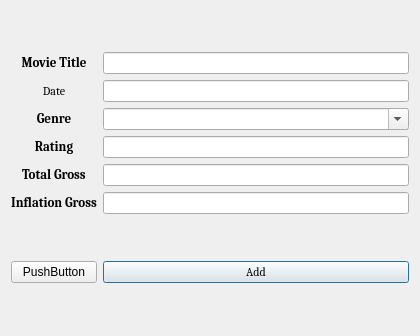
<?xml version="1.0" encoding="UTF-8"?>
<ui version="4.0">
 <class>Dialog</class>
 <widget class="QDialog" name="Dialog">
  <property name="geometry">
   <rect>
    <x>0</x>
    <y>0</y>
    <width>420</width>
    <height>336</height>
   </rect>
  </property>
  <property name="windowTitle">
   <string>Dialog</string>
  </property>
  <layout class="QGridLayout" name="gridLayout">
   <item row="0" column="0">
    <layout class="QVBoxLayout" name="verticalLayout">
     <item>
      <widget class="QLabel" name="label_2">
       <property name="font">
        <font>
         <family>Cambria</family>
        </font>
       </property>
       <property name="frameShape">
        <enum>QFrame::NoFrame</enum>
       </property>
       <property name="text">
        <string>&lt;html&gt;&lt;head/&gt;&lt;body&gt;&lt;p align=&quot;center&quot;&gt;&lt;span style=&quot; font-size:10pt; font-weight:600;&quot;&gt;Movie Title&lt;/span&gt;&lt;/p&gt;&lt;/body&gt;&lt;/html&gt;</string>
       </property>
      </widget>
     </item>
     <item>
      <widget class="QLabel" name="label">
       <property name="font">
        <font>
         <family>Cambria</family>
        </font>
       </property>
       <property name="text">
        <string>&lt;html&gt;&lt;head/&gt;&lt;body&gt;&lt;p align=&quot;center&quot;&gt;Date&lt;/p&gt;&lt;/body&gt;&lt;/html&gt;</string>
       </property>
      </widget>
     </item>
     <item>
      <widget class="QLabel" name="label_3">
       <property name="font">
        <font>
         <family>Cambria</family>
        </font>
       </property>
       <property name="text">
        <string>&lt;html&gt;&lt;head/&gt;&lt;body&gt;&lt;p align=&quot;center&quot;&gt;&lt;span style=&quot; font-size:10pt; font-weight:600;&quot;&gt;Genre&lt;/span&gt;&lt;/p&gt;&lt;/body&gt;&lt;/html&gt;</string>
       </property>
      </widget>
     </item>
     <item>
      <widget class="QLabel" name="label_4">
       <property name="font">
        <font>
         <family>Cambria</family>
        </font>
       </property>
       <property name="text">
        <string>&lt;html&gt;&lt;head/&gt;&lt;body&gt;&lt;p align=&quot;center&quot;&gt;&lt;span style=&quot; font-size:10pt; font-weight:600;&quot;&gt;Rating&lt;/span&gt;&lt;/p&gt;&lt;/body&gt;&lt;/html&gt;</string>
       </property>
      </widget>
     </item>
     <item>
      <widget class="QLabel" name="label_5">
       <property name="font">
        <font>
         <family>Cambria</family>
        </font>
       </property>
       <property name="text">
        <string>&lt;html&gt;&lt;head/&gt;&lt;body&gt;&lt;p align=&quot;center&quot;&gt;&lt;span style=&quot; font-size:10pt; font-weight:600;&quot;&gt;Total Gross&lt;/span&gt;&lt;/p&gt;&lt;/body&gt;&lt;/html&gt;</string>
       </property>
      </widget>
     </item>
     <item>
      <widget class="QLabel" name="label_6">
       <property name="font">
        <font>
         <family>Cambria</family>
        </font>
       </property>
       <property name="text">
        <string>&lt;html&gt;&lt;head/&gt;&lt;body&gt;&lt;p align=&quot;center&quot;&gt;&lt;span style=&quot; font-size:10pt; font-weight:600;&quot;&gt;Inflation Gross&lt;/span&gt;&lt;/p&gt;&lt;/body&gt;&lt;/html&gt;</string>
       </property>
      </widget>
     </item>
    </layout>
   </item>
   <item row="0" column="1">
    <layout class="QVBoxLayout" name="verticalLayout_2">
     <item>
      <widget class="QLineEdit" name="lineEdit"/>
     </item>
     <item>
      <widget class="QLineEdit" name="lineEdit_2"/>
     </item>
     <item>
      <widget class="QComboBox" name="comboBox">
       <property name="editable">
        <bool>true</bool>
       </property>
      </widget>
     </item>
     <item>
      <widget class="QLineEdit" name="lineEdit_4"/>
     </item>
     <item>
      <widget class="QLineEdit" name="lineEdit_5"/>
     </item>
     <item>
      <widget class="QLineEdit" name="lineEdit_6"/>
     </item>
    </layout>
   </item>
   <item row="1" column="1">
    <widget class="QPushButton" name="pushButton">
     <property name="font">
      <font>
       <family>Cambria</family>
      </font>
     </property>
     <property name="text">
      <string>Add</string>
     </property>
    </widget>
   </item>
   <item row="1" column="0">
    <widget class="QPushButton" name="pushButton_2">
     <property name="text">
      <string>PushButton</string>
     </property>
    </widget>
   </item>
  </layout>
 </widget>
 <resources/>
 <connections/>
</ui>
